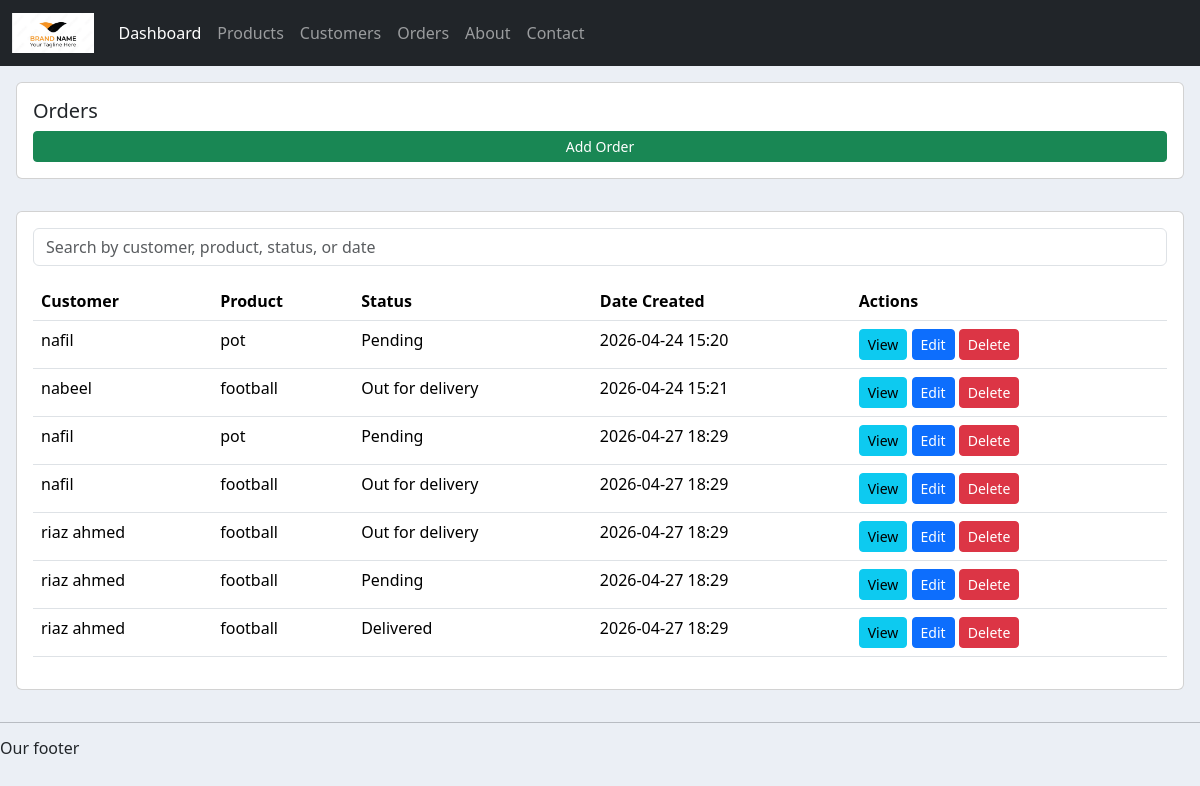
The page /accounts/orders/ on the database as committed earlier.
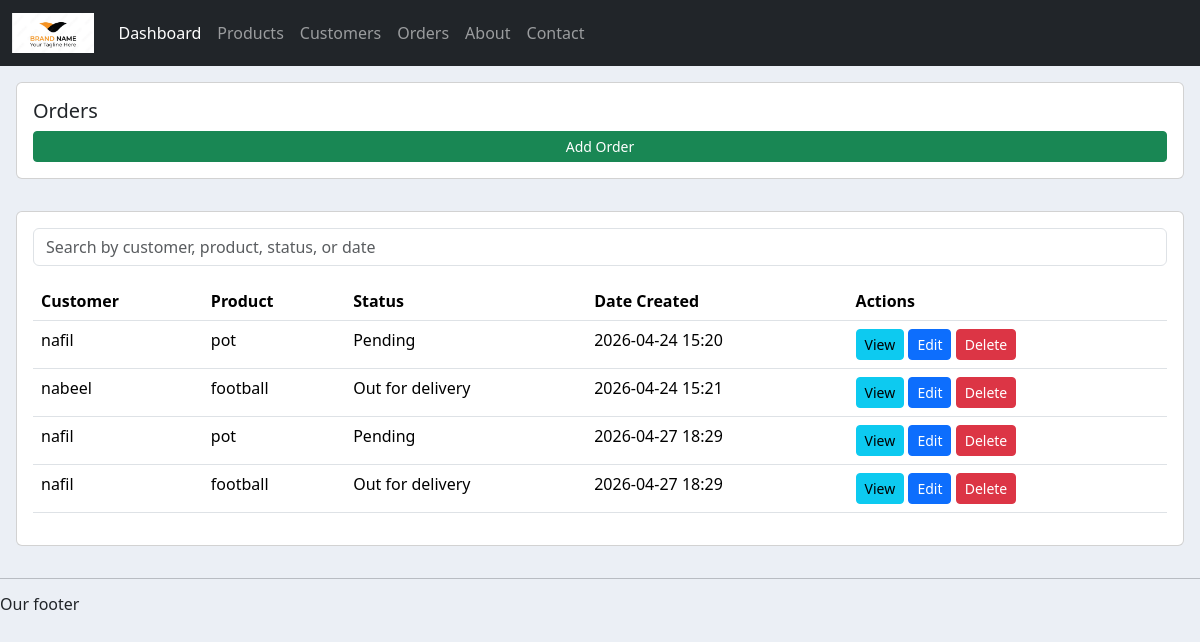
The same page on the database as committed later.
### accounts/models.py (models this page shows, shortened)
class Order (models.Model):
    customer = models.ForeignKey(Customer, null=True, on_delete=models.SET_NULL)
    product = models.ForeignKey(Product, null=True, on_delete=models.SET_NULL)
    STATUS = (
        ('Pending', 'Pending'),
        ('Out for delivery', 'Out for delivery'),
        ('Delivered', 'Delivered'),
    )
    status = models.CharField(max_length=255, null=True, choices=STATUS)
    date_created = models.DateTimeField(auto_now_add=True, null=True)

class Customer (models.Model):
    name = models.CharField(max_length=255,null=True)
    phone = models.CharField(max_length=20, null=True)
    email = models.EmailField(unique=True, null=True)
    date_created = models.DateTimeField(auto_now_add=True, null=True)

class Product (models.Model):
    CATEGORY = (
        ('Indoor', 'Indoor'),
        ('Out Door', 'Out Door'),
    )
    name = models.CharField(max_length=255,null=True)
    price = models.FloatField(null=True)
    category = models.CharField(max_length=255,null=True, choices=CATEGORY)
    description = models.TextField(null=True)
    tag = models.ManyToManyField(Tag, null=True)
    date_created = models.DateTimeField(auto_now_add=True, null=True)

### accounts/views.py (the view)
# urls.py: path('orders/', views.orders, name='orders'),
def orders(request):
    orders = Order.objects.all()
    products = Product.objects.all()
    customers = Customer.objects.all()
    statuses = Order.STATUS
    return render(request, 'accounts/orders.html', {
        'orders': orders,
        'products': products,
        'customers': customers,
        'statuses': statuses,
    })

### accounts/templates/accounts/orders.html (shortened to what this page needs)
{% extends 'accounts/main.html' %}
{% block content %}
<div class="row p-3">
    <div class="col-md-12">
        <div class="card card-body">
            <h5>Orders</h5>
            <button class="btn btn-sm btn-success float-end" data-bs-toggle="modal"
                data-bs-target="#addOrderModal">Add Order</button>
        </div>
    </div>
</div>
<div class="row p-3">
    <div class="col-md-12">
        <div class="card card-body">
            <div class="mb-3">
                <input type="search" id="orders-search-input" class="form-control"
                    placeholder="Search by customer, product, status, or date">
            </div>
            <table class="table">
                <thead>
                    <tr>
                        <th>Customer</th>
                        <th>Product</th>
                        <th>Status</th>
                        <th>Date Created</th>
                        <th>Actions</th>
                    </tr>
                </thead>
                <tbody id="order-table-body" data-layout="full">
                    {% for order in orders %}
                    <tr data-order-id="{{ order.id }}">
                        <td>{{ order.customer.name|default:"Unknown customer" }}</td>
                        <td>{{ order.product.name|default:"Unknown product" }}</td>
                        <td>{{ order.status }}</td>
                        <td>{{ order.date_created|date:"Y-m-d H:i" }}</td>
                        <td>
                            <button class="btn btn-sm btn-info" data-bs-toggle="modal"
                                data-bs-target="#viewOrderModal" data-id="{{ order.id }}"
                                data-customer-id="{{ order.customer.id|default:'' }}"
                                data-customer-name="{{ order.customer.name|default:'Unknown customer' }}"
                                data-product-id="{{ order.product.id|default:'' }}"
                                data-product-name="{{ order.product.name|default:'Unknown product' }}"
                                data-status="{{ order.status }}"
                                data-date-created="{{ order.date_created|date:'Y-m-d H:i' }}">View</button>
                            <button class="btn btn-sm btn-primary" data-bs-toggle="modal"
                                data-bs-target="#editOrderModal" data-id="{{ order.id }}"
                                data-customer-id="{{ order.customer.id|default:'' }}"
                                data-product-id="{{ order.product.id|default:'' }}"
                                data-status="{{ order.status }}"
                                data-edit-url="{% url 'edit_order' order.id %}">Edit</button>
                            <button type="button" class="btn btn-sm btn-danger delete-order-btn"
                                data-id="{{ order.id }}"
                                data-delete-url="{% url 'delete_order' order.id %}">
                                Delete
                            </button>
                        </td>
                    </tr>
                    {% empty %}
                    <tr id="no-orders-row">
                        <td colspan="5" class="text-center">No orders found.</td>
                    </tr>
                    {% endfor %}
                </tbody>
            </table>
        </div>
    </div>
</div>
{% endblock %}

Rows that differ between the two databases and show on the page:
removed Order: customer.name "riaz ahmed", product.name "football", status "Out for delivery", date_created "2026-04-27 18:29"
removed Order: customer.name "riaz ahmed", product.name "football", status "Pending", date_created "2026-04-27 18:29"
removed Order: customer.name "riaz ahmed", product.name "football", status "Delivered", date_created "2026-04-27 18:29"
